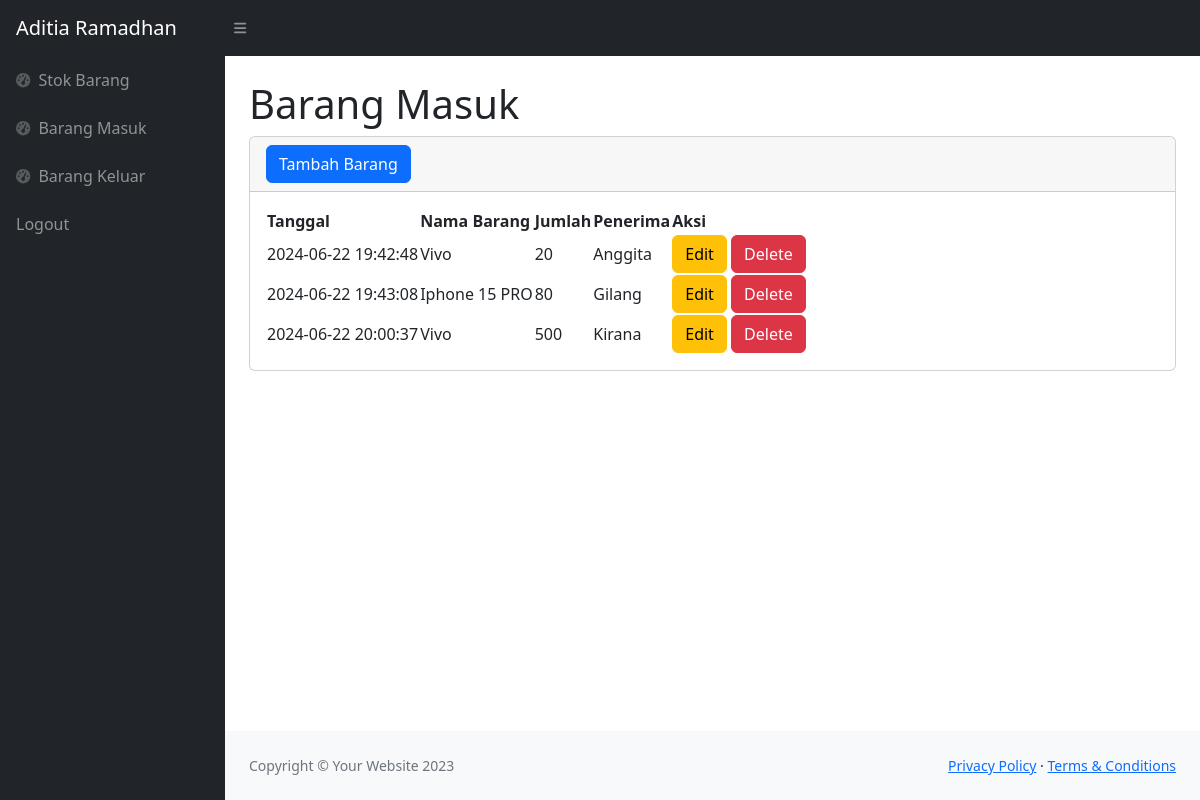
The app's page /masuk.php (signed in) with its own data.
### tables this page shows
CREATE TABLE `masuk` (
  `idmasuk` int(11) NOT NULL,
  `idbarang` int(11) NOT NULL,
  `tanggal` timestamp NOT NULL DEFAULT current_timestamp(),
  `keterangan` varchar(25) NOT NULL,
  `qty` int(11) NOT NULL
);

CREATE TABLE `stok` (
  `idbarang` int(11) NOT NULL,
  `namabarang` varchar(25) NOT NULL,
  `deskripsi` varchar(25) NOT NULL,
  `stok` int(11) NOT NULL
);

### masuk.php (the view, shortened to what this page needs)
<?php
require 'function.php';
?>
<!DOCTYPE html>
<html lang="en">
    <head>
        <link href="https://cdn.jsdelivr.net/npm/simple-datatables@7.1.2/dist/style.min.css" rel="stylesheet" />
        <link href="css/styles.css" rel="stylesheet" />
    </head>
    <body class="sb-nav-fixed">
        <nav class="sb-topnav navbar navbar-expand navbar-dark bg-dark">
            <a class="navbar-brand ps-3" href="index.php">Aditia Ramadhan</a>
            <button class="btn btn-link btn-sm order-1 order-lg-0 me-4 me-lg-0" id="sidebarToggle" href="#!"><i class="fas fa-bars"></i></button>
        </nav>
        <div id="layoutSidenav">
            <div id="layoutSidenav_nav">
                <nav class="sb-sidenav accordion sb-sidenav-dark" id="sidenavAccordion">
                    <div class="sb-sidenav-menu">
                        <div class="nav">
                        <a class="nav-link" href="index.php">
                                <div class="sb-nav-link-icon"><i class="fas fa-tachometer-alt"></i></div>
                                Stok Barang
                            </a>
                            <a class="nav-link" href="masuk.php">
                                <div class="sb-nav-link-icon"><i class="fas fa-tachometer-alt"></i></div>
                                Barang Masuk
                            </a>
                            <a class="nav-link" href="keluar.php">
                                <div class="sb-nav-link-icon"><i class="fas fa-tachometer-alt"></i></div>
                                Barang Keluar
                            </a>
                            <a class="nav-link" href="logout.php">
                                Logout
                            </a>
                        </div>
                    </div>
                </nav>
            </div>
            <div id="layoutSidenav_content">
                <main>
                    <div class="container-fluid px-4">
                        <h1 class="mt-4">Barang Masuk</h1>
                        <div class="card mb-4">
                            <div class="card-header">
                            <button type="button" class="btn btn-primary" data-bs-toggle="modal" data-bs-target="#myModal">
                                Tambah Barang
                            </button>
                            </div>
                        <div class="card-body">
                                <table id="datatablesSimple">
                                    <thead>
                                        <tr>
                                            <th>Tanggal</th>
                                            <th>Nama Barang</th>
                                            <th>Jumlah</th>
                                            <th>Penerima</th>
                                            <th>Aksi</th>
                                        </tr>
                                    </thead>
                                    <tbody>
                                    <?php
                                        $ambilsemuadatastok = mysqli_query($conn,"select * from masuk m, stok s where s.idbarang = m.idbarang");
                                        while($data=mysqli_fetch_array($ambilsemuadatastok)){
                                            $idm = $data['idmasuk'];
                                            $tanggal = $data['tanggal'];
                                            $namabarang = $data['namabarang'];
                                            $qty = $data['qty'];
                                            $keterangan = $data['keterangan'];
                                        ?>
                                        <tr>
                                            <td><?=$tanggal;?></td>
                                            <td><?=$namabarang;?></td>
                                            <td><?=$qty;?></td>
                                            <td><?=$keterangan;?></td>
                                            <td>
                                                <button type="button" class="btn btn-warning" data-bs-toggle="modal" data-bs-target="#edit<?=$idm;?>">
                                                    Edit
                                                </button>
                                                <button type="button" class="btn btn-danger" data-bs-toggle="modal" data-bs-target="#delete<?=$idm;?>">
                                                    Delete
                                                </button>
                                            </td>
                                        </tr>
                                     </div>
                                        <?php
                                        };
                                        ?>
                            </div>
                    </div>
                <footer class="py-4 bg-light mt-auto">
                    <div class="container-fluid px-4">
                        <div class="d-flex align-items-center justify-content-between small">
                            <div class="text-muted">Copyright &copy; Your Website 2023</div>
                            <div>
                                <a href="#">Privacy Policy</a>
                                &middot;
                                <a href="#">Terms &amp; Conditions</a>
                            </div>
                        </div>
                    </div>
                </footer>
    </body>
</html>

### records on screen
masuk: tanggal "2024-06-22 19:42:48", idbarang.namabarang "Vivo", qty "20", keterangan "Anggita"
masuk: tanggal "2024-06-22 19:43:08", idbarang.namabarang "Iphone 15 PRO", qty "80", keterangan "Gilang"
masuk: tanggal "2024-06-22 20:00:37", idbarang.namabarang "Vivo", qty "500", keterangan "Kirana"
